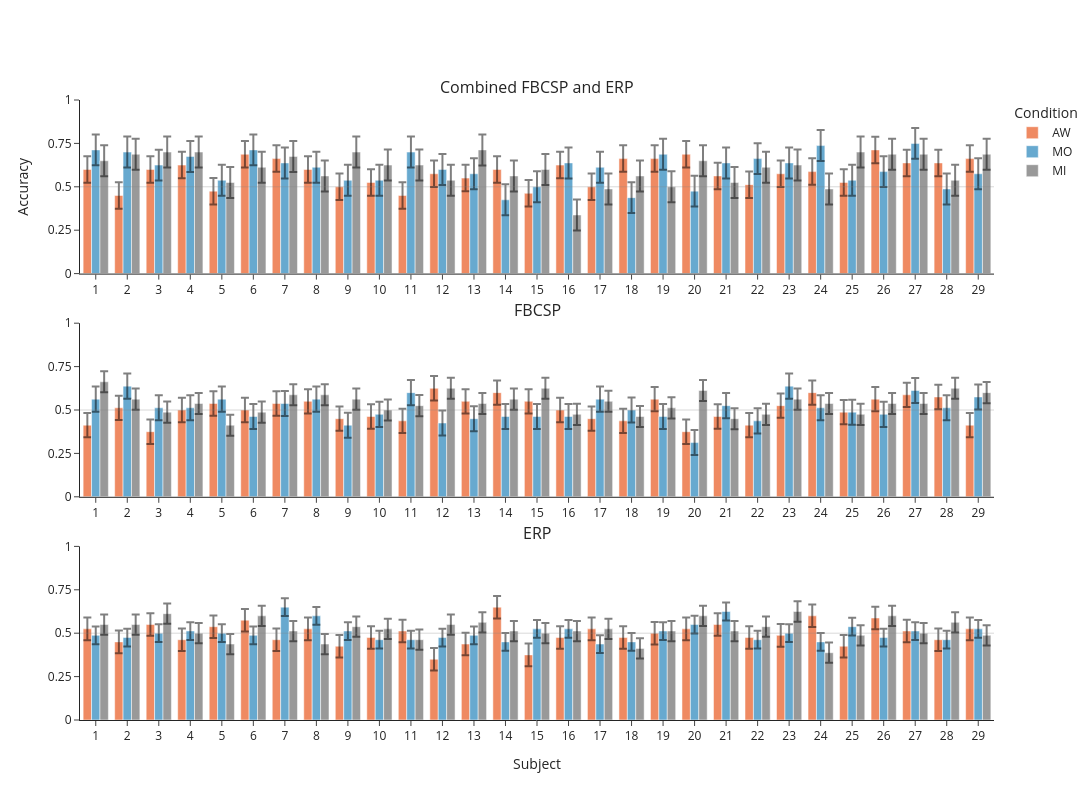

This figure's notebook cell:
### Code cell
fig = make_subplots(
    rows=3, cols=1,
    #specs=[[{"colspan": 2}, None],
    #       [{}, {}]],
    subplot_titles=("Combined FBCSP and ERP", "FBCSP", "ERP"),
    vertical_spacing=0.08,
)
for trace in fig_combined.data:
	fig.add_trace(trace, row=1, col=1)
for trace in fig_FBCSP.data:
	fig.add_trace(trace, row=2, col=1)
for trace in fig_ERP.data:
	fig.add_trace(trace, row=3, col=1,
)

fig.add_hline(y=0.5, line_width=1, line_color="gray", row=1, col=1)
fig.update_yaxes(range=[0, 1.0], tick0=0, dtick=0.25, row=1, col=1, title='Accuracy')
fig.update_xaxes(tickmode='array', tickvals=df['Subject'].unique(), ticktext=df['Subject'].unique(), row=1, col=1)
fig.add_hline(y=0.5, line_width=1, line_color="gray", row=2, col=1)
fig.update_yaxes(range=[0.0, 1.0], tick0=0, dtick=0.25, row=2, col=1)
fig.update_xaxes(tickmode='array', tickvals=df['Subject'].unique(), ticktext=df['Subject'].unique(), row=2, col=1)
fig.add_hline(y=0.5, line_width=1, line_color="gray", row=3, col=1)
fig.update_yaxes(range=[0, 1.0], tick0=0, dtick=0.25, row=3, col=1)
fig.update_xaxes(tickmode='array', tickvals=df['Subject'].unique(), ticktext=df['Subject'].unique(), row=3, col=1)
fig.update_xaxes(title_text='Subject', row=3, col=1)
fig.update_layout(
    height=800, width=1200,
    legend_title_text='Condition',
    barmode='group',
    template="simple_white"
)


for j, trace in enumerate(fig.data):
    if j >2:
        trace.showlegend = False

fig.show()

### Figure 1 — Plotly figure (JSON) as saved in the notebook; plotly's stock layout.template omitted (floating-point values rounded to 4 significant figures)
{"data": [{"error_y": {"array": [0.07635, 0.07635, 0.07635, 0.07635, 0.07635, 0.07635, 0.07635, 0.07635, 0.07635, 0.07635, 0.07635, 0.07635, 0.07635, 0.07635, 0.07635, 0.07635, 0.07635, 0.07635, 0.07635, 0.07635, 0.07635, 0.07635, 0.07635, 0.07635, 0.07635, 0.07635, 0.07635, 0.07635, 0.07635], "color": "rgba(0,0,0,0.5)", "type": "data", "visible": true}, "marker": {"color": "#ef8a62"}, "name": "AW", "type": "bar", "x": [1, 2, 3, 4, 5, 6, 7, 8, 9, 10, 11, 12, 13, 14, 15, 16, 17, 18, 19, 20, 21, 22, 23, 24, 25, 26, 27, 28, 29], "xaxis": "x", "y": [0.6, 0.45, 0.6, 0.625, 0.475, 0.6875, 0.6625, 0.6, 0.5, 0.525, 0.45, 0.575, 0.55, 0.6, 0.4625, 0.625, 0.5, 0.6625, 0.6625, 0.6875, 0.5625, 0.5125, 0.575, 0.5875, 0.525, 0.7125, 0.6375, 0.6375, 0.6625], "yaxis": "y"}, {"error_y": {"array": [0.08905, 0.08905, 0.08905, 0.08905, 0.08905, 0.08905, 0.08905, 0.08905, 0.08905, 0.08905, 0.08905, 0.08905, 0.08905, 0.08905, 0.08905, 0.08905, 0.08905, 0.08905, 0.08905, 0.08905, 0.08905, 0.08905, 0.08905, 0.08905, 0.08905, 0.08905, 0.08905, 0.08905, 0.08905], "color": "rgba(0,0,0,0.5)", "type": "data", "visible": true}, "marker": {"color": "#67a9cf"}, "name": "MO", "type": "bar", "x": [1, 2, 3, 4, 5, 6, 7, 8, 9, 10, 11, 12, 13, 14, 15, 16, 17, 18, 19, 20, 21, 22, 23, 24, 25, 26, 27, 28, 29], "xaxis": "x", "y": [0.7125, 0.7, 0.625, 0.675, 0.5375, 0.7125, 0.6375, 0.6125, 0.5375, 0.5375, 0.7, 0.6, 0.575, 0.425, 0.5, 0.6375, 0.6125, 0.4375, 0.6875, 0.475, 0.6375, 0.6625, 0.6375, 0.7375, 0.5375, 0.5875, 0.75, 0.4875, 0.575], "yaxis": "y"}, {"error_y": {"array": [0.08918, 0.08918, 0.08918, 0.08918, 0.08918, 0.08918, 0.08918, 0.08918, 0.08918, 0.08918, 0.08918, 0.08918, 0.08918, 0.08918, 0.08918, 0.08918, 0.08918, 0.08918, 0.08918, 0.08918, 0.08918, 0.08918, 0.08918, 0.08918, 0.08918, 0.08918, 0.08918, 0.08918, 0.08918], "color": "rgba(0,0,0,0.5)", "type": "data", "visible": true}, "marker": {"color": "#999999"}, "name": "MI", "type": "bar", "x": [1, 2, 3, 4, 5, 6, 7, 8, 9, 10, 11, 12, 13, 14, 15, 16, 17, 18, 19, 20, 21, 22, 23, 24, 25, 26, 27, 28, 29], "xaxis": "x", "y": [0.65, 0.6875, 0.7, 0.7, 0.525, 0.6125, 0.675, 0.5625, 0.7, 0.625, 0.625, 0.5375, 0.7125, 0.5625, 0.6, 0.3375, 0.4875, 0.5625, 0.5, 0.65, 0.525, 0.6125, 0.625, 0.4875, 0.7, 0.6875, 0.6875, 0.5375, 0.6875], "yaxis": "y"}, {"error_y": {"array": [0.07013, 0.07013, 0.07013, 0.07013, 0.07013, 0.07013, 0.07013, 0.07013, 0.07013, 0.07013, 0.07013, 0.07013, 0.07013, 0.07013, 0.07013, 0.07013, 0.07013, 0.07013, 0.07013, 0.07013, 0.07013, 0.07013, 0.07013, 0.07013, 0.07013, 0.07013, 0.07013, 0.07013, 0.07013], "color": "rgba(0,0,0,0.5)", "type": "data", "visible": true}, "marker": {"color": "#ef8a62"}, "name": "AW", "showlegend": false, "type": "bar", "x": [1, 2, 3, 4, 5, 6, 7, 8, 9, 10, 11, 12, 13, 14, 15, 16, 17, 18, 19, 20, 21, 22, 23, 24, 25, 26, 27, 28, 29], "xaxis": "x2", "y": [0.4125, 0.5125, 0.375, 0.5, 0.5375, 0.5, 0.5375, 0.55, 0.45, 0.4625, 0.4375, 0.625, 0.55, 0.6, 0.55, 0.5, 0.45, 0.4375, 0.5625, 0.375, 0.4625, 0.4125, 0.525, 0.6, 0.4875, 0.5625, 0.5875, 0.575, 0.4125], "yaxis": "y2"}, {"error_y": {"array": [0.07223, 0.07223, 0.07223, 0.07223, 0.07223, 0.07223, 0.07223, 0.07223, 0.07223, 0.07223, 0.07223, 0.07223, 0.07223, 0.07223, 0.07223, 0.07223, 0.07223, 0.07223, 0.07223, 0.07223, 0.07223, 0.07223, 0.07223, 0.07223, 0.07223, 0.07223, 0.07223, 0.07223, 0.07223], "color": "rgba(0,0,0,0.5)", "type": "data", "visible": true}, "marker": {"color": "#67a9cf"}, "name": "MO", "showlegend": false, "type": "bar", "x": [1, 2, 3, 4, 5, 6, 7, 8, 9, 10, 11, 12, 13, 14, 15, 16, 17, 18, 19, 20, 21, 22, 23, 24, 25, 26, 27, 28, 29], "xaxis": "x2", "y": [0.5625, 0.6375, 0.5125, 0.5125, 0.5625, 0.4625, 0.5375, 0.5625, 0.4125, 0.475, 0.6, 0.425, 0.45, 0.4625, 0.4625, 0.4625, 0.5625, 0.5, 0.4625, 0.3125, 0.525, 0.4375, 0.6375, 0.5125, 0.4875, 0.475, 0.6125, 0.5125, 0.575], "yaxis": "y2"}, {"error_y": {"array": [0.06075, 0.06075, 0.06075, 0.06075, 0.06075, 0.06075, 0.06075, 0.06075, 0.06075, 0.06075, 0.06075, 0.06075, 0.06075, 0.06075, 0.06075, 0.06075, 0.06075, 0.06075, 0.06075, 0.06075, 0.06075, 0.06075, 0.06075, 0.06075, 0.06075, 0.06075, 0.06075, 0.06075, 0.06075], "color": "rgba(0,0,0,0.5)", "type": "data", "visible": true}, "marker": {"color": "#999999"}, "name": "MI", "showlegend": false, "type": "bar", "x": [1, 2, 3, 4, 5, 6, 7, 8, 9, 10, 11, 12, 13, 14, 15, 16, 17, 18, 19, 20, 21, 22, 23, 24, 25, 26, 27, 28, 29], "xaxis": "x2", "y": [0.6625, 0.5625, 0.4875, 0.5375, 0.4125, 0.4875, 0.5875, 0.5875, 0.5625, 0.5, 0.525, 0.625, 0.5375, 0.5625, 0.625, 0.475, 0.55, 0.4625, 0.5125, 0.6125, 0.45, 0.475, 0.5625, 0.5375, 0.475, 0.5375, 0.5375, 0.625, 0.6], "yaxis": "y2"}, {"error_y": {"array": [0.06496, 0.06496, 0.06496, 0.06496, 0.06496, 0.06496, 0.06496, 0.06496, 0.06496, 0.06496, 0.06496, 0.06496, 0.06496, 0.06496, 0.06496, 0.06496, 0.06496, 0.06496, 0.06496, 0.06496, 0.06496, 0.06496, 0.06496, 0.06496, 0.06496, 0.06496, 0.06496, 0.06496, 0.06496], "color": "rgba(0,0,0,0.5)", "type": "data", "visible": true}, "marker": {"color": "#ef8a62"}, "name": "AW", "showlegend": false, "type": "bar", "x": [1, 2, 3, 4, 5, 6, 7, 8, 9, 10, 11, 12, 13, 14, 15, 16, 17, 18, 19, 20, 21, 22, 23, 24, 25, 26, 27, 28, 29], "xaxis": "x3", "y": [0.525, 0.45, 0.55, 0.4625, 0.5375, 0.575, 0.4625, 0.525, 0.425, 0.475, 0.5125, 0.35, 0.4375, 0.65, 0.375, 0.475, 0.525, 0.475, 0.5, 0.525, 0.55, 0.475, 0.4875, 0.6, 0.425, 0.5875, 0.5125, 0.4625, 0.525], "yaxis": "y3"}, {"error_y": {"array": [0.05122, 0.05122, 0.05122, 0.05122, 0.05122, 0.05122, 0.05122, 0.05122, 0.05122, 0.05122, 0.05122, 0.05122, 0.05122, 0.05122, 0.05122, 0.05122, 0.05122, 0.05122, 0.05122, 0.05122, 0.05122, 0.05122, 0.05122, 0.05122, 0.05122, 0.05122, 0.05122, 0.05122, 0.05122], "color": "rgba(0,0,0,0.5)", "type": "data", "visible": true}, "marker": {"color": "#67a9cf"}, "name": "MO", "showlegend": false, "type": "bar", "x": [1, 2, 3, 4, 5, 6, 7, 8, 9, 10, 11, 12, 13, 14, 15, 16, 17, 18, 19, 20, 21, 22, 23, 24, 25, 26, 27, 28, 29], "xaxis": "x3", "y": [0.4875, 0.475, 0.5, 0.5125, 0.5, 0.4875, 0.65, 0.6, 0.5125, 0.4625, 0.4625, 0.475, 0.4875, 0.45, 0.525, 0.525, 0.4375, 0.45, 0.5125, 0.55, 0.625, 0.4625, 0.5, 0.45, 0.5375, 0.475, 0.5125, 0.4625, 0.525], "yaxis": "y3"}, {"error_y": {"array": [0.05835, 0.05835, 0.05835, 0.05835, 0.05835, 0.05835, 0.05835, 0.05835, 0.05835, 0.05835, 0.05835, 0.05835, 0.05835, 0.05835, 0.05835, 0.05835, 0.05835, 0.05835, 0.05835, 0.05835, 0.05835, 0.05835, 0.05835, 0.05835, 0.05835, 0.05835, 0.05835, 0.05835, 0.05835], "color": "rgba(0,0,0,0.5)", "type": "data", "visible": true}, "marker": {"color": "#999999"}, "name": "MI", "showlegend": false, "type": "bar", "x": [1, 2, 3, 4, 5, 6, 7, 8, 9, 10, 11, 12, 13, 14, 15, 16, 17, 18, 19, 20, 21, 22, 23, 24, 25, 26, 27, 28, 29], "xaxis": "x3", "y": [0.55, 0.55, 0.6125, 0.5, 0.4375, 0.6, 0.5125, 0.4375, 0.5375, 0.525, 0.4625, 0.55, 0.5625, 0.5125, 0.5, 0.5125, 0.525, 0.4125, 0.5125, 0.6, 0.5125, 0.5375, 0.625, 0.3875, 0.4875, 0.6, 0.5, 0.5625, 0.4875], "yaxis": "y3"}], "layout": {"annotations": [{"font": {"size": 16}, "showarrow": false, "text": "Combined FBCSP and ERP", "x": 0.5, "xanchor": "center", "xref": "paper", "y": 1, "yanchor": "bottom", "yref": "paper"}, {"font": {"size": 16}, "showarrow": false, "text": "FBCSP", "x": 0.5, "xanchor": "center", "xref": "paper", "y": 0.64, "yanchor": "bottom", "yref": "paper"}, {"font": {"size": 16}, "showarrow": false, "text": "ERP", "x": 0.5, "xanchor": "center", "xref": "paper", "y": 0.28, "yanchor": "bottom", "yref": "paper"}], "barmode": "group", "height": 800, "legend": {"title": {"text": "Condition"}}, "shapes": [{"line": {"color": "gray", "width": 1}, "type": "line", "x0": 0, "x1": 1, "xref": "x domain", "y0": 0.5, "y1": 0.5, "yref": "y"}, {"line": {"color": "gray", "width": 1}, "type": "line", "x0": 0, "x1": 1, "xref": "x2 domain", "y0": 0.5, "y1": 0.5, "yref": "y2"}, {"line": {"color": "gray", "width": 1}, "type": "line", "x0": 0, "x1": 1, "xref": "x3 domain", "y0": 0.5, "y1": 0.5, "yref": "y3"}], "width": 1200, "xaxis": {"anchor": "y", "domain": [0, 1], "tickmode": "array", "ticktext": [1, 2, 3, 4, 5, 6, 7, 8, 9, 10, 11, 12, 13, 14, 15, 16, 17, 18, 19, 20, 21, 22, 23, 24, 25, 26, 27, 28, 29], "tickvals": [1, 2, 3, 4, 5, 6, 7, 8, 9, 10, 11, 12, 13, 14, 15, 16, 17, 18, 19, 20, 21, 22, 23, 24, 25, 26, 27, 28, 29]}, "xaxis2": {"anchor": "y2", "domain": [0, 1], "tickmode": "array", "ticktext": [1, 2, 3, 4, 5, 6, 7, 8, 9, 10, 11, 12, 13, 14, 15, 16, 17, 18, 19, 20, 21, 22, 23, 24, 25, 26, 27, 28, 29], "tickvals": [1, 2, 3, 4, 5, 6, 7, 8, 9, 10, 11, 12, 13, 14, 15, 16, 17, 18, 19, 20, 21, 22, 23, 24, 25, 26, 27, 28, 29]}, "xaxis3": {"anchor": "y3", "domain": [0, 1], "tickmode": "array", "ticktext": [1, 2, 3, 4, 5, 6, 7, 8, 9, 10, 11, 12, 13, 14, 15, 16, 17, 18, 19, 20, 21, 22, 23, 24, 25, 26, 27, 28, 29], "tickvals": [1, 2, 3, 4, 5, 6, 7, 8, 9, 10, 11, 12, 13, 14, 15, 16, 17, 18, 19, 20, 21, 22, 23, 24, 25, 26, 27, 28, 29], "title": {"text": "Subject"}}, "yaxis": {"anchor": "x", "domain": [0.72, 1], "dtick": 0.25, "range": [0, 1], "tick0": 0, "title": {"text": "Accuracy"}}, "yaxis2": {"anchor": "x2", "domain": [0.36, 0.64], "dtick": 0.25, "range": [0, 1], "tick0": 0}, "yaxis3": {"anchor": "x3", "domain": [0, 0.28], "dtick": 0.25, "range": [0, 1], "tick0": 0}}}
